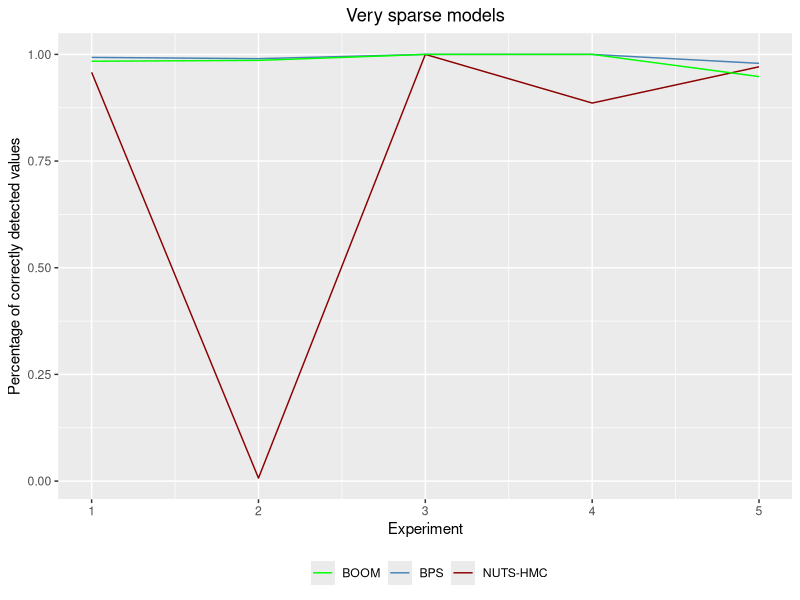

The R source for this figure:
# plot by number of dimensions
library(ggplot2)

perCorrect_bk_d50_slar = read.csv("perCorrect_bk_d50_slar.csv")
perCorrect_bps_d50_slar = read.csv("perCorrect_bps_d50_slar.csv")
perCorrect_hmc_d50_slar = read.csv("perCorrect_hmc_d50_slar.csv")

experiment = c(1, 2, 3, 4, 5)

df = data.frame(experiment, bk = perCorrect_bk_d50_slar$X0, bps = perCorrect_bps_d50_slar$X0, hmc = perCorrect_hmc_d50_slar$X0)

#plot 
png("perCorrect_slar.png", units="in", width=5, height=5, res=600)
ggplot(df, aes(x=experiment)) + 
  geom_line(aes(y = bps, color="BPS")) + 
  geom_line(aes(y = hmc, color="NUTS-HMC")) +
  geom_line(aes(y = bk,  color = "BOOM")) + 
  xlab("Experiment") + 
  ggtitle("Very sparse models")+ 
  theme(plot.title = element_text(hjust = 0.5), legend.position="bottom") + 
  ylab("Percentage of correctly detected values")+
  scale_colour_manual("", 
                      values = c("BOOM"="green", "BPS"="steelblue", 
                                 "NUTS-HMC"="darkred")) 
dev.off()
